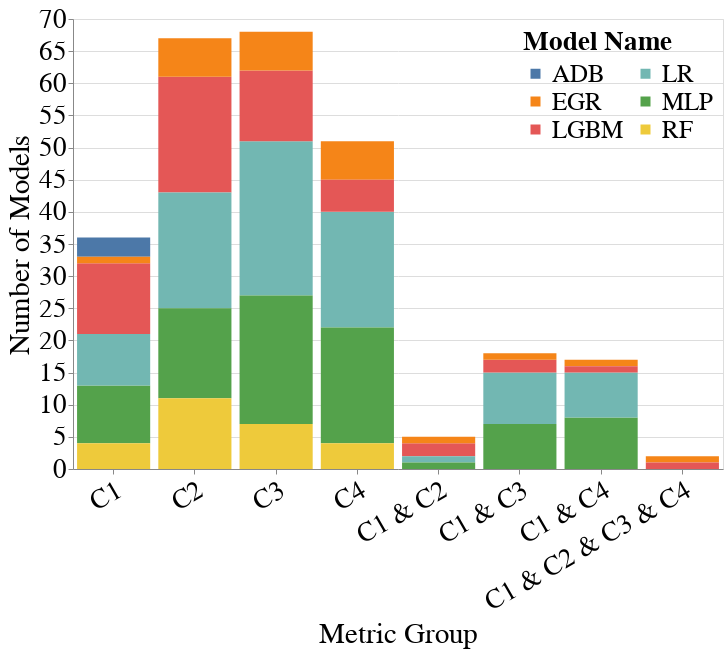

Here is the notebook cell this chart was saved with:
### Markdown cell above
### Law School

### Code cell
# WYSIWYG
# Metrics for constraints: [C1, C2, C3, C4]
metrics = ['Accuracy', 'Equalized_Odds_FNR', 'Label_Stability_Ratio', 'Std_Parity']
metrics_value_range_dct = {
    metrics[0]: [0.9, 1.0], # C1
    metrics[1]: [-0.02, 0.02], # C2
    metrics[2]: [0.94, 1.06], # C3
    metrics[3]: [-0.02, 0.02], # C4
    f'{metrics[0]}&{metrics[1]}': None, # C1 + C2
    f'{metrics[0]}&{metrics[2]}': None, # C1 + C3
    f'{metrics[0]}&{metrics[3]}': None, # C1 + C4
    f'{metrics[0]}&{metrics[1]}&{metrics[2]}&{metrics[3]}': None, # C1 + C2 + C3 + C4
}
create_bar_chart_for_model_selection(all_subgroup_metrics_df,
                                     all_group_metrics_df,
                                     metrics_value_range_dct,
                                     dataset_name='Law_School',
                                     group='male&race',
                                     vals_to_replace=vals_to_replace)

### Figure 1 — Vega-Lite specification as saved in the notebook (floating-point values rounded to 4 significant figures)
{"config": {"view": {"continuousWidth": 400, "continuousHeight": 300}, "axis": {"labelFontSize": 27, "labelFontWeight": "normal", "labelLimit": 300, "tickMinStep": 1, "titleFontSize": 29, "titleFontWeight": "normal"}, "legend": {"columns": 2, "labelFontSize": 25, "labelLimit": 300, "legendX": 450, "legendY": 10, "orient": "none", "symbolStrokeWidth": 4, "titleFontSize": 27, "titleLimit": 220}, "title": {"fontSize": 27}}, "data": {"name": "data-74a0f2413e28b5daf2d134eee5df95c9"}, "mark": "bar", "encoding": {"color": {"field": "Model_Name", "legend": {"title": "Model Name"}, "type": "nominal"}, "x": {"axis": {"labelAngle": -30}, "field": "Title", "sort": {"order": "ascending"}, "title": "Metric Group", "type": "nominal"}, "y": {"field": "Number_of_Models", "title": "Number of Models", "type": "quantitative"}}, "height": 450, "width": 650, "$schema": "https://vega.github.io/schema/vega-lite/v4.17.0.json", "datasets": {"data-74a0f2413e28b5daf2d134eee5df95c9": [{"Model_Name": "LGBM", "Number_of_Models": 11, "Metric_Group": "Accuracy", "Alias": "C1", "Title": "C1"}, {"Model_Name": "MLP", "Number_of_Models": 9, "Metric_Group": "Accuracy", "Alias": "C1", "Title": "C1"}, {"Model_Name": "LR", "Number_of_Models": 8, "Metric_Group": "Accuracy", "Alias": "C1", "Title": "C1"}, {"Model_Name": "RF", "Number_of_Models": 4, "Metric_Group": "Accuracy", "Alias": "C1", "Title": "C1"}, {"Model_Name": "ADB", "Number_of_Models": 3, "Metric_Group": "Accuracy", "Alias": "C1", "Title": "C1"}, {"Model_Name": "EGR", "Number_of_Models": 1, "Metric_Group": "Accuracy", "Alias": "C1", "Title": "C1"}, {"Model_Name": "LGBM", "Number_of_Models": 18, "Metric_Group": "Equalized_Odds_FNR", "Alias": "C2", "Title": "C2"}, {"Model_Name": "LR", "Number_of_Models": 18, "Metric_Group": "Equalized_Odds_FNR", "Alias": "C2", "Title": "C2"}, {"Model_Name": "MLP", "Number_of_Models": 14, "Metric_Group": "Equalized_Odds_FNR", "Alias": "C2", "Title": "C2"}, {"Model_Name": "RF", "Number_of_Models": 11, "Metric_Group": "Equalized_Odds_FNR", "Alias": "C2", "Title": "C2"}, {"Model_Name": "EGR", "Number_of_Models": 6, "Metric_Group": "Equalized_Odds_FNR", "Alias": "C2", "Title": "C2"}, {"Model_Name": "LR", "Number_of_Models": 24, "Metric_Group": "Label_Stability_Ratio", "Alias": "C3", "Title": "C3"}, {"Model_Name": "MLP", "Number_of_Models": 20, "Metric_Group": "Label_Stability_Ratio", "Alias": "C3", "Title": "C3"}, {"Model_Name": "LGBM", "Number_of_Models": 11, "Metric_Group": "Label_Stability_Ratio", "Alias": "C3", "Title": "C3"}, {"Model_Name": "RF", "Number_of_Models": 7, "Metric_Group": "Label_Stability_Ratio", "Alias": "C3", "Title": "C3"}, {"Model_Name": "EGR", "Number_of_Models": 6, "Metric_Group": "Label_Stability_Ratio", "Alias": "C3", "Title": "C3"}, {"Model_Name": "LR", "Number_of_Models": 18, "Metric_Group": "Std_Parity", "Alias": "C4", "Title": "C4"}, {"Model_Name": "MLP", "Number_of_Models": 18, "Metric_Group": "Std_Parity", "Alias": "C4", "Title": "C4"}, {"Model_Name": "EGR", "Number_of_Models": 6, "Metric_Group": "Std_Parity", "Alias": "C4", "Title": "C4"}, {"Model_Name": "LGBM", "Number_of_Models": 5, "Metric_Group": "Std_Parity", "Alias": "C4", "Title": "C4"}, {"Model_Name": "RF", "Number_of_Models": 4, "Metric_Group": "Std_Parity", "Alias": "C4", "Title": "C4"}, {"Model_Name": "LGBM", "Number_of_Models": 2, "Metric_Group": "Accuracy&Equalized_Odds_FNR", "Alias": "C1 & C2", "Title": "C1 & C2"}, {"Model_Name": "EGR", "Number_of_Models": 1, "Metric_Group": "Accuracy&Equalized_Odds_FNR", "Alias": "C1 & C2", "Title": "C1 & C2"}, {"Model_Name": "LR", "Number_of_Models": 1, "Metric_Group": "Accuracy&Equalized_Odds_FNR", "Alias": "C1 & C2", "Title": "C1 & C2"}, {"Model_Name": "MLP", "Number_of_Models": 1, "Metric_Group": "Accuracy&Equalized_Odds_FNR", "Alias": "C1 & C2", "Title": "C1 & C2"}, {"Model_Name": "LR", "Number_of_Models": 8, "Metric_Group": "Accuracy&Label_Stability_Ratio", "Alias": "C1 & C3", "Title": "C1 & C3"}, {"Model_Name": "MLP", "Number_of_Models": 7, "Metric_Group": "Accuracy&Label_Stability_Ratio", "Alias": "C1 & C3", "Title": "C1 & C3"}, {"Model_Name": "LGBM", "Number_of_Models": 2, "Metric_Group": "Accuracy&Label_Stability_Ratio", "Alias": "C1 & C3", "Title": "C1 & C3"}, {"Model_Name": "EGR", "Number_of_Models": 1, "Metric_Group": "Accuracy&Label_Stability_Ratio", "Alias": "C1 & C3", "Title": "C1 & C3"}, {"Model_Name": "MLP", "Number_of_Models": 8, "Metric_Group": "Accuracy&Std_Parity", "Alias": "C1 & C4", "Title": "C1 & C4"}, {"Model_Name": "LR", "Number_of_Models": 7, "Metric_Group": "Accuracy&Std_Parity", "Alias": "C1 & C4", "Title": "C1 & C4"}, {"Model_Name": "EGR", "Number_of_Models": 1, "Metric_Group": "Accuracy&Std_Parity", "Alias": "C1 & C4", "Title": "C1 & C4"}, {"Model_Name": "LGBM", "Number_of_Models": 1, "Metric_Group": "Accuracy&Std_Parity", "Alias": "C1 & C4", "Title": "C1 & C4"}, {"Model_Name": "EGR", "Number_of_Models": 1, "Metric_Group": "Accuracy&Equalized_Odds_FNR&Label_Stability_Ratio&Std_Parity", "Alias": "C1 & C2 & C3 & C4", "Title": "C1 & C2 & C3 & C4"}, {"Model_Name": "LGBM", "Number_of_Models": 1, "Metric_Group": "Accuracy&Equalized_Odds_FNR&Label_Stability_Ratio&Std_Parity", "Alias": "C1 & C2 & C3 & C4", "Title": "C1 & C2 & C3 & C4"}]}}
